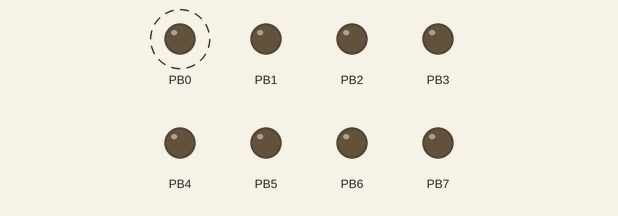
Recording of a program running on a simulated ATmega328P, built with avr-gcc and emulated at 16 MHz. Parts: output pins drawn as LEDs (lit = HIGH). Dashed ring = blinking.

Above: at 0.2 s.
Timing chart, 0 to 3.0 s (numbered marks = the images above):
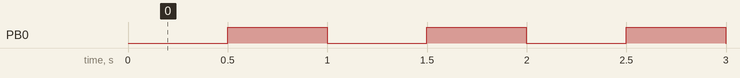

Measured:
- by itself, PB0: alternates HIGH for 0.50 s and LOW for 0.50 s

The program:

main.c
```c
#define F_CPU 16000000UL
#include <avr/io.h>
#include <avr/interrupt.h>

volatile uint8_t timeVariable = 0;

ISR(TIMER0_OVF_vect)
{	timeVariable++;
	if (timeVariable >=122)
	{
		timeVariable =0;
		PORTB ^= (1 << PORTB0);
	}
}

int main(void)
{	DDRB = 0xFF;
	TCCR0B |= (1<<CS02);//( 1 << CS02);//Timer Scaling 256(Divide by 256)
	TIFR0 |= ( 1 << TOV0 ); // Clear the overflow flag
	TIMSK0 |= ( 1 << TOIE0 ); // Enable Overflow interrupter
	sei ();//set external interrupt

	while (1)
		{
		}
}
```
